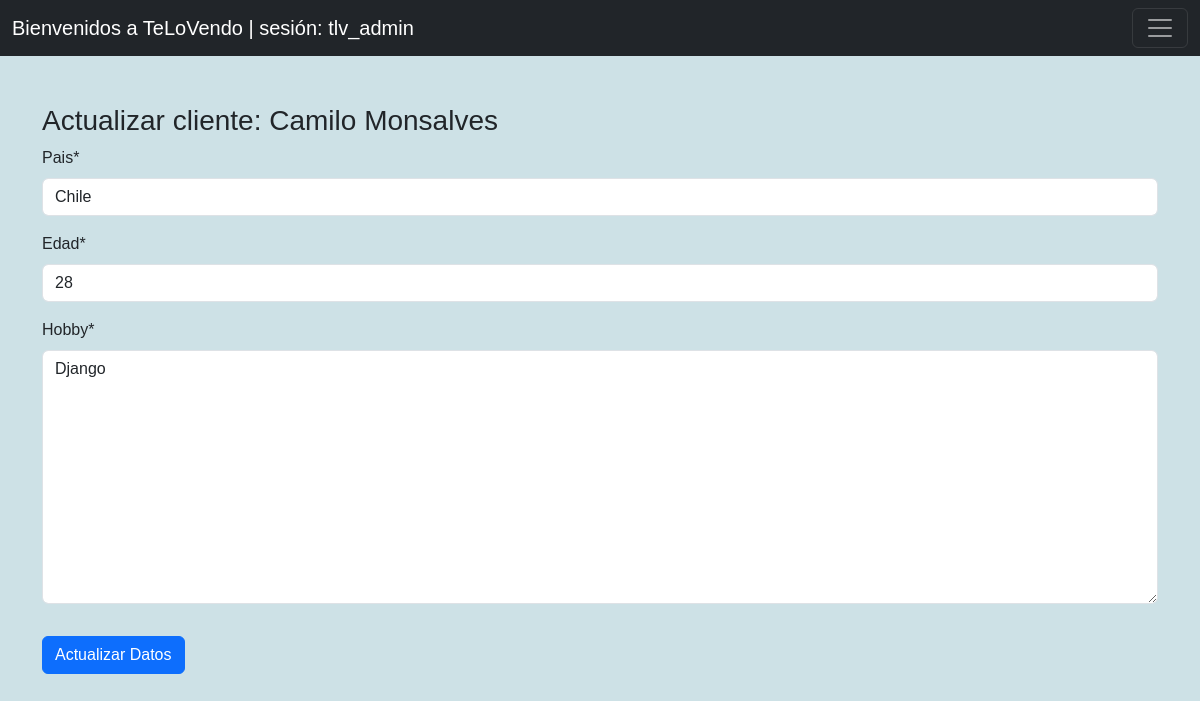
The app's page /landing/cliente/2/update (signed in) with its own data.
### TLV_App/models.py (models this page shows, shortened)
class Usuario(models.Model):
    nombre = models.CharField(max_length=100)
    apellido = models.CharField(max_length=100)
    pais = models.CharField(max_length=50)
    edad = models.IntegerField()
    hobby = models.TextField()
    autor = models.ForeignKey(User, on_delete=models.CASCADE, null=True)

### TLV_App/views.py (the view, shortened to what this page needs)
# urls.py: path('cliente/<int:pk>/update', views.UpdateUsuarioView.as_view(), name='cliente-update')
class UpdateUsuarioView(LoginRequiredMixin, UpdateView):
    model = Usuario
    template_name = 'cliente_update.html'
    fields = ['pais', 'edad', 'hobby']
    def dispatch(self, request, *args, **kwargs):
        if not request.user.is_authenticated:
            messages.warning(request, "Debes iniciar sesión para actualizar un cliente.")
            return redirect(reverse('usuario-login'))
        return super().dispatch(request, *args, **kwargs)

### TLV_App/templates/cliente_update.html (shortened to what this page needs)
{% extends 'base.html' %}
{% load crispy_forms_tags %}
{% block usuario %}
    <div class="container">
        <h3>Actualizar cliente: {{usuario.nombre}} {{usuario.apellido}}</h1>
        <form method="POST">
            {{form | crispy}}
        <button type="submit" class="btn btn-primary mt-3">Actualizar Datos</button>
        </form>
    </div>
{% endblock %}

### TLV_App/templates/base.html (shortened to what this page needs)
{% load static %}
<!DOCTYPE html>
<html lang="en">
    <head>
        <link
            href="https://cdn.jsdelivr.net/npm/bootstrap@5.3.0/dist/css/bootstrap.min.css"
            rel="stylesheet"
>
        <link rel="stylesheet"
            href="https://cdn.jsdelivr.net/npm/bootstrap-icons@1.10.5/font/bootstrap-icons.css">
        <link rel="stylesheet" href="https://cdnjs.cloudflare.com/ajax/libs/font-awesome/5.7.1/css/all.min.css" />
        <link rel="stylesheet" href="https://cdnjs.cloudflare.com/ajax/libs/font-awesome/6.4.0/css/all.min.css" />
        <link rel="stylesheet" type="text/css" href="{% static 'TLV_App/landing.css' %}">
    </head>
<body>
    <nav class="navbar navbar-dark bg-dark static-top">
        <div class="container-fluid">
            <a class="navbar-brand" href="{% url 'home' %}">Bienvenidos a TeLoVendo | sesión: {{user.username}}</a>
            <button class="navbar-toggler" type="button"
                data-bs-toggle="offcanvas"
                data-bs-target="#offcanvasDarkNavbar"
                aria-controls="offcanvasDarkNavbar"
                aria-label="Toggle navigation">
                <span class="navbar-toggler-icon"></span>
            </button>
        </div>
    </nav>
    {% block usuario %} {% endblock %}
</body>
</html>

### TLV_App/static/TLV_App/landing.css (style rules this page uses)
body { background-color: rgb(205, 225, 230); font-family: 'Nunito', sans-serif; }

### records on screen
Usuario: nombre "Camilo", apellido "Monsalves", pais "Chile", edad "28", hobby "Django"

### other values on screen
{{ user.username }} "tlv_admin"
